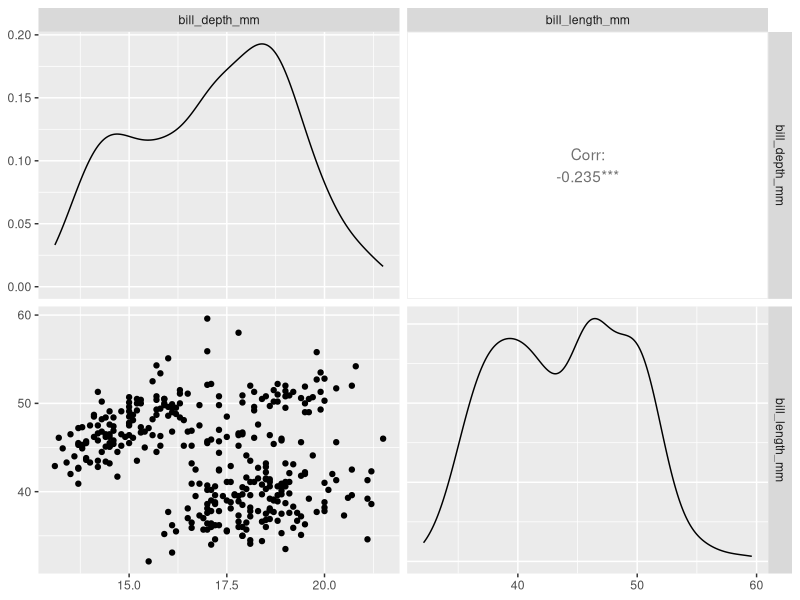
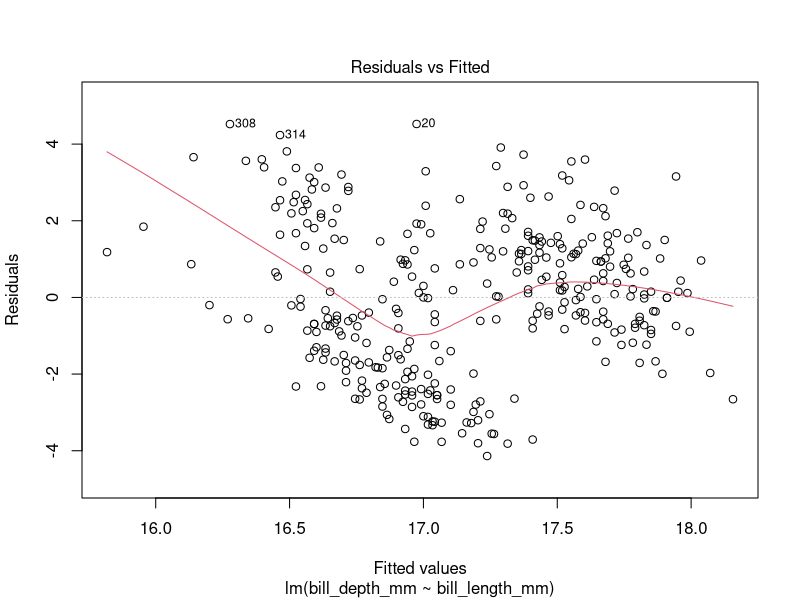
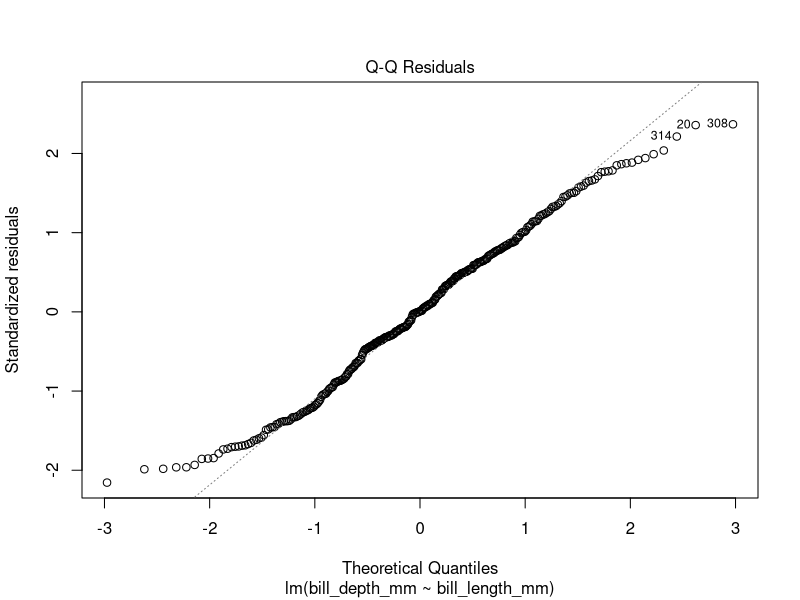
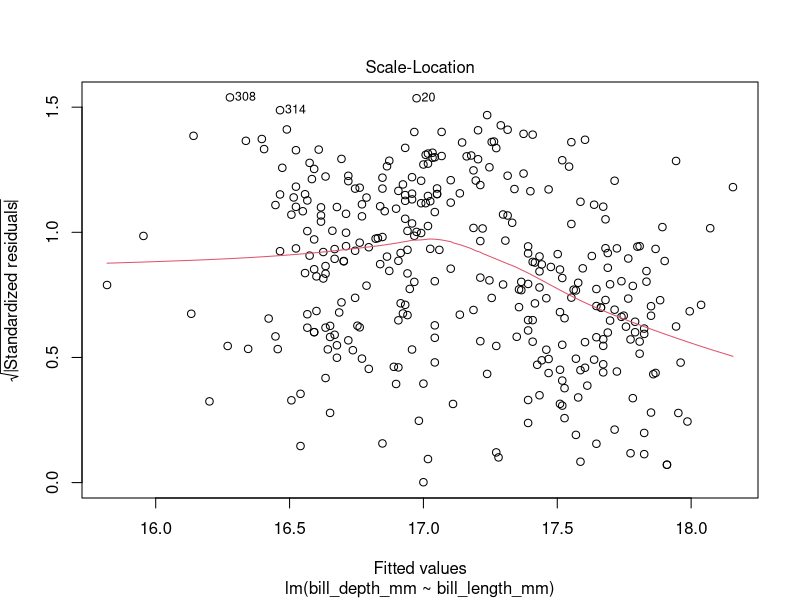
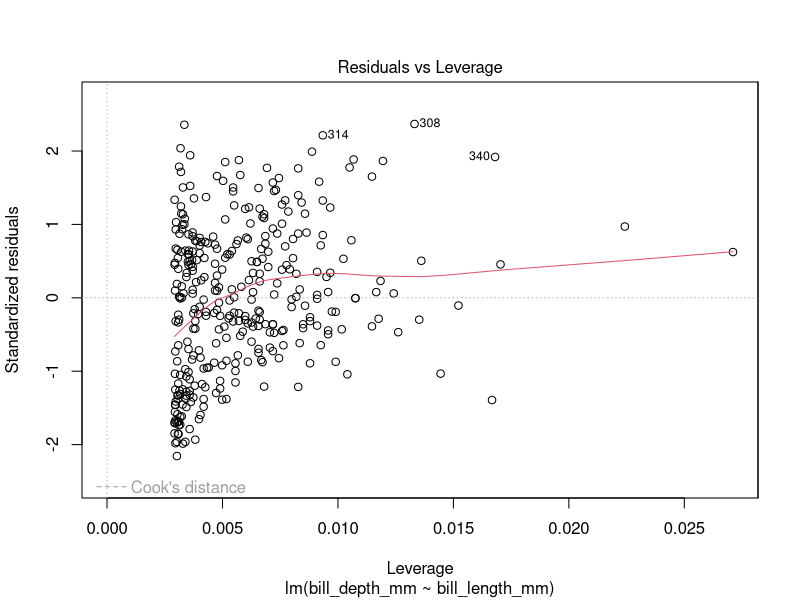

Generate these figures, in order, with R: (Note: this script raises an error after producing the figures.)
## ---- chunk 1
knitr::opts_chunk$set(fig.width=6, fig.asp = 0.618) 
## ---- chunk 2
library(tidyverse)
library(palmerpenguins)
library(GGally)

glimpse(penguins)
penguins %>% 
  select(bill_depth_mm, bill_length_mm) %>%
  GGally::ggpairs()
## ---- chunk 3
lm_1 = lm(bill_depth_mm ~ bill_length_mm, data=penguins)
summary(lm_1)
## ---- chunk 4
class(lm_1) # Note that your model output is a variable of the class "lm"
plot(lm_1)  # This actually calls plot.lm() since the first parameter is class "lm"
## ---- chunk 5
head(penguins)
lm_2 = lm(bill_depth_mm ~ bill_length_mm, data=penguins %>% filter(species=="Gentoo"))
summary(lm_2)
gvlma(lm_2)
plot(lm_2)
## ---- chunk 6
lm_3 = lm(bill_depth_mm ~ bill_length_mm + species, data=penguins)
lm_4 = lm(bill_depth_mm ~ bill_length_mm + species + sex, data=penguins)
summary(lm_3)
AIC(lm_1, lm_3, lm_4)
